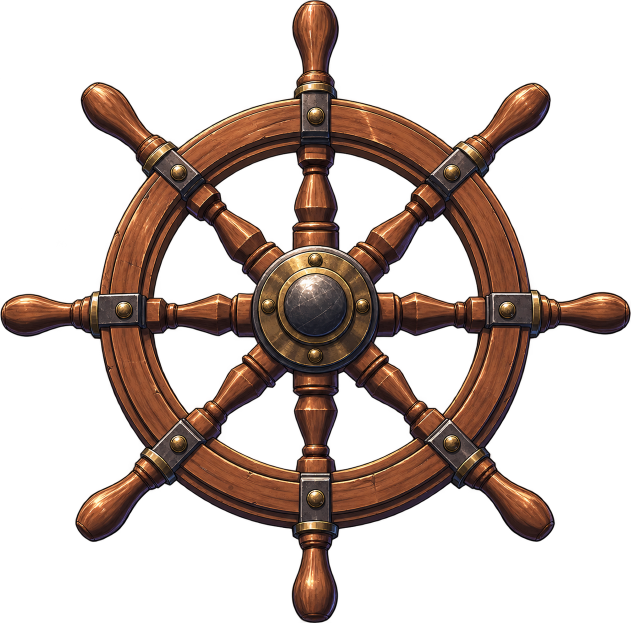
#> input picture flight/_src/Wheel.png, 1262 x 1246 px (shown at 1/2 size)
$ python center_wheel.py
#> lines starting #> are read from the running program, lines starting #| are printed output that depends on the picture; after the words box and inside, x2 and y2 are one past the last pixel; in counts of white or black regions, pixels touching at a corner belong together; long printed decimals are rounded
# -*- coding: utf-8 -*-
"""求舵輪的真正軸心並輸出成「轉起來不偏」的正方形圖。

⚠ 為什麼不能用重心或外接框中心
   舵輪有八根把手，美術繪製時長度／粗細不會完全一致，於是
     · 外接框中心   → 被最長的那根把手拉偏
     · 不透明像素重心 → 被最粗的那幾根拉偏
   實測兩者相差 6px，加上原圖 1262×1246 不是正方形（塞進正方形又拉伸 1.2%），
   轉起來就是繞著偏掉的點跑。

作法：利用舵輪本身的**八重旋轉對稱**。真正的軸心，是「把圖繞它轉 45°
      之後與原圖差異最小」的那一點。掃一遍候選點取最小值即可，
      這個判準不受把手長短影響。
順便量水平／垂直半徑：若不等（圖本身被壓扁），輸出時一併補正成圓。
"""
import os
import numpy as np
from PIL import Image
from scipy import ndimage as ndi

HERE = os.path.dirname(os.path.abspath(__file__))
SRC = os.path.join(HERE, "_src", "Wheel.png")
DST = os.path.join(HERE, "Wheel.webp")

im = Image.open(SRC).convert("RGBA")
#> im is the input picture: PIL image 1262x1246 RGBA; mean R, G, B, A 38.1, 23.4, 16.9, 86.1
im = im.crop(im.getbbox())
W0, H0 = im.width, im.height
#> W0 = 1262; H0 = 1246
al0 = np.asarray(im)[..., 3].astype(np.float32) / 255.0

# 搜尋解析度。⚠ 這個值直接決定軸心的精度：SS=256 時一個搜尋像素等於原圖
#   4.9px，細搜到 0.25 也只有 1.2px 的解析度 —— 實測轉起來仍有 ±2.5px 殘留偏移。
#   384 配合 0.1 的細步長，量化誤差降到 0.33px。
SS = 384
small = np.asarray(Image.fromarray((al0 * 255).astype(np.uint8))
                   .resize((SS, SS), Image.BOX), np.float32) / 255.0


def sym_err(m, cx, cy):
    """把 m 繞 (cx,cy) 轉 45°，回傳與原圖的平均絕對差"""
    sh = ndi.shift(m, (SS / 2 - cy, SS / 2 - cx), order=1, mode="constant")
    rot = ndi.rotate(sh, 45, reshape=False, order=1, mode="constant")
    return float(np.abs(sh - rot).mean())


best, bc = 1e9, (SS / 2, SS / 2)
for cy in np.arange(SS / 2 - 10, SS / 2 + 10.01, 1.0):
    for cx in np.arange(SS / 2 - 10, SS / 2 + 10.01, 1.0):
        e = sym_err(small, cx, cy)
        if e < best:
            best, bc = e, (cx, cy)
#> this loop made 21 passes
#> pass 1, in sym_err (call 2), `sh = ndi.shift(m, (SS / 2 - cy, SS / 2 - cx), order=1, mode="constant")`:
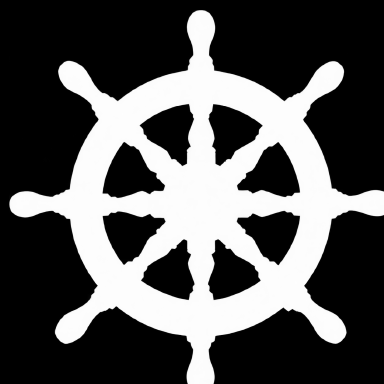
#> sh: shape (384, 384) float32; min 0, max 0.996, mean 0.335
#> pass 1, in sym_err (call 2), `rot = ndi.rotate(sh, 45, reshape=False, order=1, mode="constant")`:
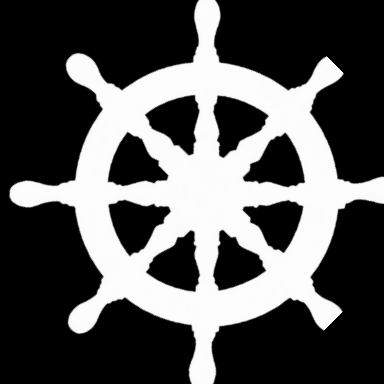
#> rot: shape (384, 384) float32; min 0, max 0.996, mean 0.331
#> after the loop, bc = (192, 193); best = 0.0284
for span, stp in ((1.0, 0.25), (0.3, 0.1)):          # 兩段細搜
    c0 = bc
    for cy in np.arange(c0[1] - span, c0[1] + span + 1e-9, stp):
        for cx in np.arange(c0[0] - span, c0[0] + span + 1e-9, stp):
            e = sym_err(small, cx, cy)
            if e < best:
                best, bc = e, (cx, cy)
#> this loop made 2 passes
#> (span, stp, c0) on passes 1 to 2: (1, 0.25, (192, 193)), (0.3, 0.1, (192.2, 193.2))
#> pass 1, in sym_err (call 442), `sh = ndi.shift(m, (SS / 2 - cy, SS / 2 - cx), order=1, mode="constant")`:
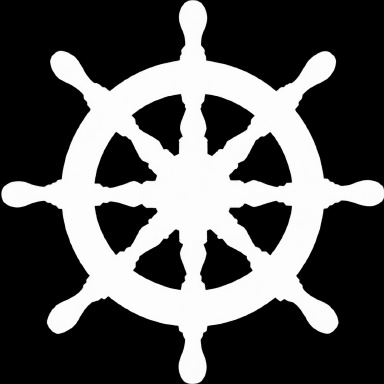
#> sh: shape (384, 384) float32; min 0, max 0.996, mean 0.338
#> pass 1, in sym_err (call 442), `rot = ndi.rotate(sh, 45, reshape=False, order=1, mode="constant")`:
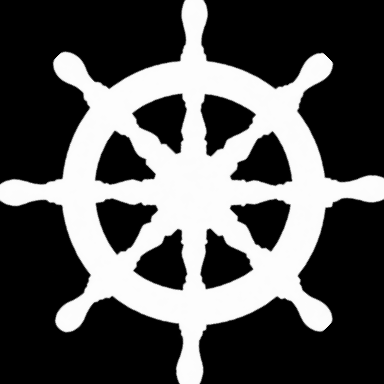
#> rot: shape (384, 384) float32; min 0, max 0.996, mean 0.336
#> after the loop, bc = (192.2, 193.3); best = 0.0282

cx = bc[0] / SS * W0
#> cx = 631.8
cy = bc[1] / SS * H0
#> cy = 627.4
bbc = (W0 / 2, H0 / 2)
#> bbc = (631, 623)
ys, xs = np.where(al0 > 0.1)
wgt = al0[ys, xs]
cen = ((xs * wgt).sum() / wgt.sum(), (ys * wgt).sum() / wgt.sum())
#> cen = (630, 628.7)
print("原圖 %dx%d" % (W0, H0))
#| 原圖 1262x1246
print("  外接框中心 (%.1f, %.1f)" % bbc)
#|   外接框中心 (631.0, 623.0)
print("  像素重心   (%.1f, %.1f)" % cen)
#|   像素重心   (630.0, 628.7)
print("  對稱軸心   (%.1f, %.1f)   ← 採用（45° 旋轉差 %.5f）" % (cx, cy, best))
#|   對稱軸心   (631.8, 627.4)   ← 採用（45° 旋轉差 0.02817）

# 量半徑：沿四個方向找最遠的不透明像素
m = al0 > 0.1
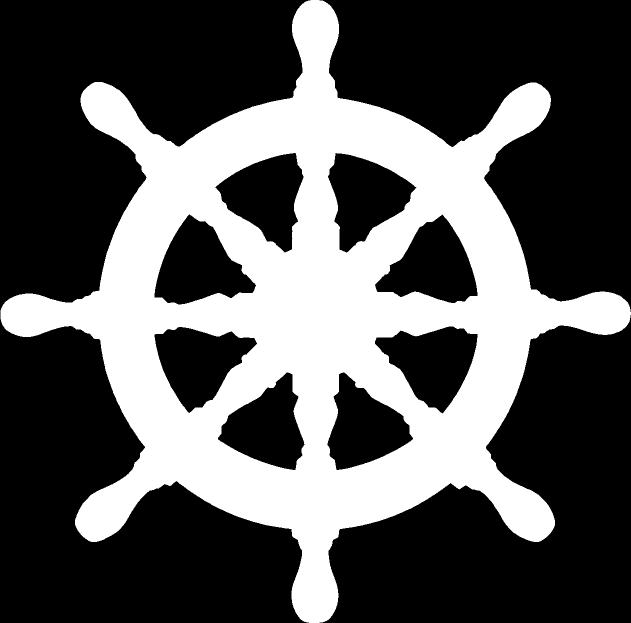
#> m: shape (1246, 1262) bool (shown at 1/2 size); 34.6% white; 1 white region, box (x1, y1, x2, y2) and area: (1, 0, 1262, 1246) 543588
rx = max(cx - xs.min(), xs.max() - cx)
#> rx = 630.8
ry = max(cy - ys.min(), ys.max() - cy)
#> ry = 627.4
print("  水平半徑 %.1f　垂直半徑 %.1f　橢圓度 %.3f" % (rx, ry, rx / ry))
#|   水平半徑 630.8　垂直半徑 627.4　橢圓度 1.005

# 以對稱軸心為中心補成正方形；若不圓，縱向補正回圓
R = int(np.ceil(max(rx, ry))) + 2
#> R = 633
out = Image.new("RGBA", (R * 2, R * 2), (0, 0, 0, 0))
#> out: PIL image 1266x1266 RGBA; every value is 0
src2 = im
if abs(rx / ry - 1) > 0.004:                      # 圖本身被壓扁 → 先拉回圓
    ny = int(round(H0 * (rx / ry)))
#> ny = 1253
    src2 = im.resize((W0, ny), Image.LANCZOS)
    cy = cy * (rx / ry)
#> cy = 630.8
    print("  → 縱向補正 %d → %d 像素，使其成圓" % (H0, ny))
#|   → 縱向補正 1246 → 1253 像素，使其成圓
out.paste(src2, (int(round(R - cx)), int(round(R - cy))))
out = out.resize((512, 512), Image.LANCZOS)
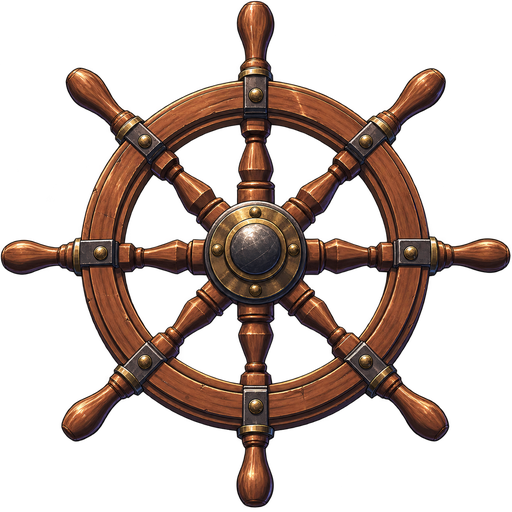
#> out: PIL image 512x512 RGBA; mean R, G, B, A 36.5, 22.5, 16.4, 85; transparent parts drawn white

# ⚠ 殘差修正：45° 對稱搜尋看不見「週期剛好是 45° 的整數倍」那一類偏差
#   —— 那正是舵輪的對稱週期。改用輪圈環帶的重心當第二把尺：若軸心正確，
#   環帶重心不論轉到幾度都該落在正中心；實測它繞著一個偏離的點跑，
#   偏離量就是還要補的位移。迭代兩次即收斂。
def rim_bias(arr):
    N = arr.shape[0]
    c = (N - 1) / 2
    yy, xx = np.mgrid[0:N, 0:N]
    rr = np.hypot(xx - c, yy - c)
    band = (rr > N * 0.30) & (rr < N * 0.44)
    # ⚠ 取樣角度必須繞滿 360°：輪圈重心裡有一個「跟著圖轉」的分量，
    #   只掃 180° 的話它不會抵消，平均出來的偏移是錯的
    #   （實測用 0..150° 平均，修正後反而從 1.8px 惡化到 4.4px）。
    angs = np.arange(0, 360, 30)
    ox = oy = 0.0
    for ang in angs:
        m = ndi.rotate(arr, float(ang), reshape=False, order=1, mode="constant") * band
        s = m.sum()
        ox += (m * xx).sum() / s - c
        oy += (m * yy).sum() / s - c
    return ox / len(angs), oy / len(angs)


for it in range(2):
    A = np.asarray(out)[..., 3].astype(np.float32) / 255.0
    dx, dy = rim_bias(A)
    print("  殘差修正 #%d：輪圈偏移 (%+.2f, %+.2f) px" % (it + 1, dx, dy))
    if abs(dx) < 0.1 and abs(dy) < 0.1:
        break
    sh = np.stack([ndi.shift(np.asarray(out)[..., i].astype(np.float32),
                             (-dy, -dx), order=1, mode="constant") for i in range(4)], -1)
    out = Image.fromarray(np.clip(sh, 0, 255).astype(np.uint8), "RGBA")
#> this loop made 1 pass
#> (dx, dy) on pass 1: (3.69e-06, 3.67e-06)
#|   殘差修正 #1：輪圈偏移 (+0.00, +0.00) px
#> pass 1, `A = np.asarray(out)[..., 3].astype(np.float32) / 255.0`:
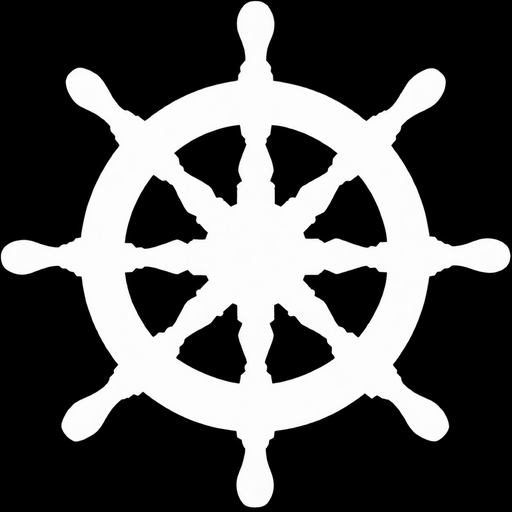
#> A: shape (512, 512) float32; min 0, max 1, mean 0.333

out.save(DST, "WEBP", quality=88, method=6)
print("→ %s  512x512（軸心＝正中心、已補圓）  %dKB" % (DST, os.path.getsize(DST) // 1024))

$ run again, with flight/_src/Base.png copied over flight/_src/Wheel.png
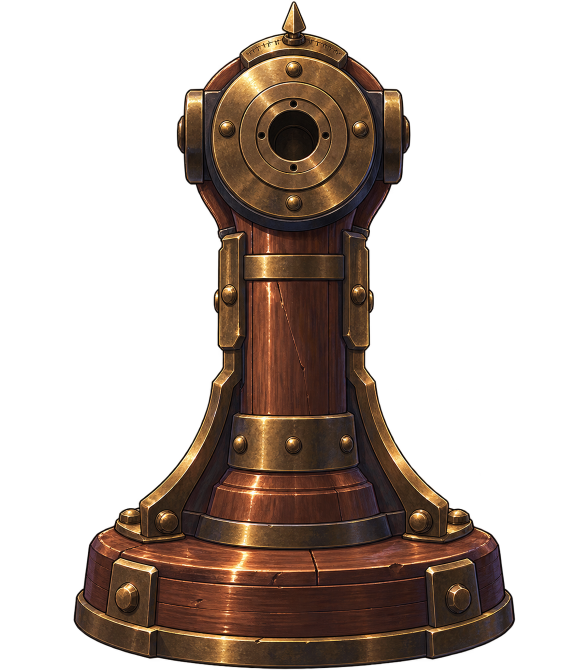
#> input picture flight/_src/Base.png, 1174 x 1340 px (shown at 1/2 size)
#> im is the input picture: PIL image 1174x1340 RGBA; mean R, G, B, A 34.3, 22.5, 15.5, 95.9
#> im: PIL image 1028x1340 RGBA
#> after the loop `for cy in np.arange(SS / 2 - 10, SS / 2 + 10.01, 1.0):`: bc = (182, 182); best = 0.345
#> the loop `for span, stp in ((1.0, 0.25), (0.3, 0.1)):` made 2 passes
#> (span, stp, c0) on passes 1 to 2: (1, 0.25, (182, 182)), (0.3, 0.1, (181, 181))
#> after the loop `for span, stp in ((1.0, 0.25), (0.3, 0.1)):`: bc = (180.7, 180.7); best = 0.342
#> cx = 483.7
#> `cy = bc[1] / SS * H0`: cy = 630.6
#> cen = (462.3, 817.1)
#| 原圖 1028x1340
#|   外接框中心 (514.0, 670.0)
#|   像素重心   (462.3, 817.1)
#|   對稱軸心   (483.7, 630.6)   ← 採用（45° 旋轉差 0.3424）
#> `m = al0 > 0.1`:
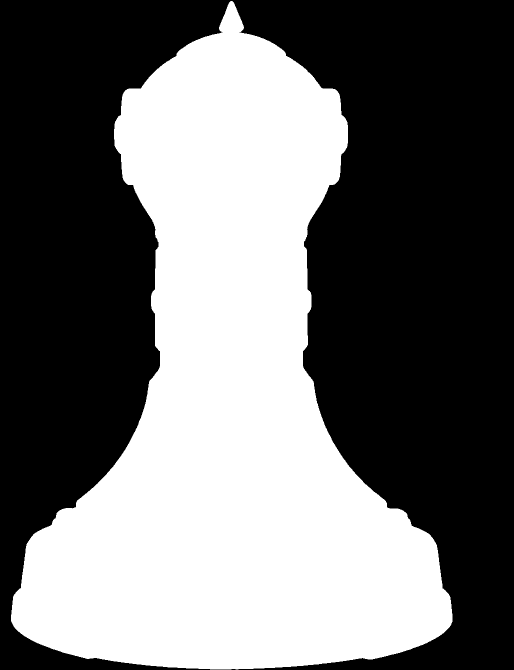
#> m: shape (1340, 1028) bool (shown at 1/2 size); 43.6% white; 1 white region, box (x1, y1, x2, y2) and area: (22, 2, 905, 1339) 600525
#> rx = 461.7
#> ry = 707.4
#|   水平半徑 461.7　垂直半徑 707.4　橢圓度 0.653
#> R = 710
#> ny = 875
#> `cy = cy * (rx / ry)`: cy = 411.6
#|   → 縱向補正 1340 → 875 像素，使其成圓
#> the loop `for it in range(2):` made 1 pass
#> (dx, dy) on pass 1: (-3.58e-06, -1.78e-06)
#> (printed output is left out)
#> pass 1, `A = np.asarray(out)[..., 3].astype(np.float32) / 255.0`:
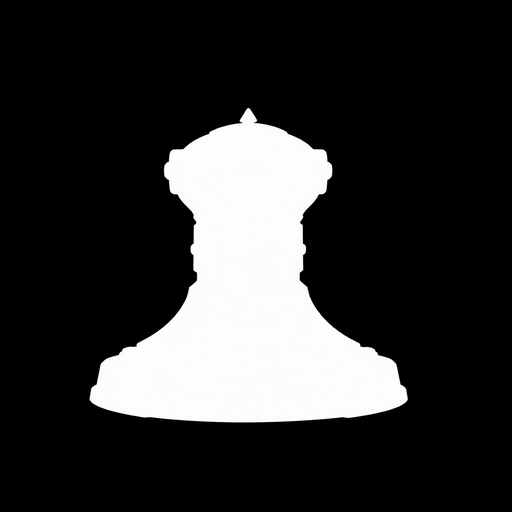
#> A: shape (512, 512) float32; min 0, max 1, mean 0.192

$ run again, with flight/_src/Ship_Turn.png copied over flight/_src/Wheel.png
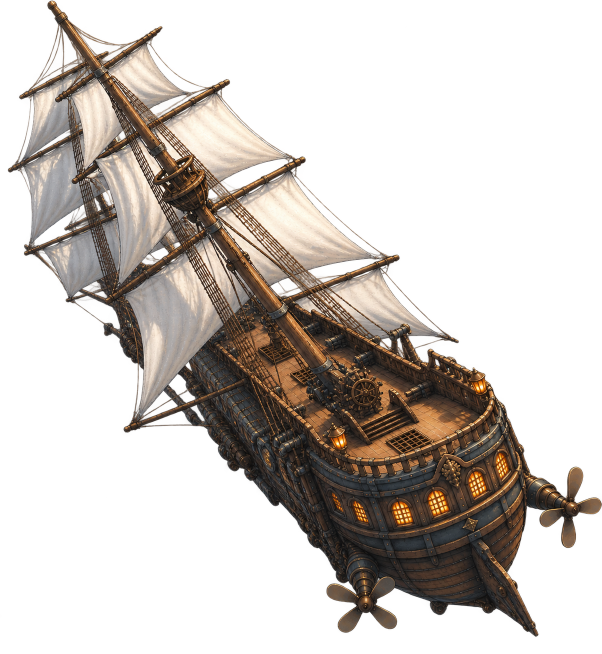
#> input picture flight/_src/Ship_Turn.png, 1203 x 1308 px (shown at 1/2 size)
#> im is the input picture: PIL image 1203x1308 RGBA; mean R, G, B, A 46.9, 39.9, 34.2, 93.5
#> im: PIL image 1203x1276 RGBA
#> after the loop `for cy in np.arange(SS / 2 - 10, SS / 2 + 10.01, 1.0):`: bc = (202, 202); best = 0.342
#> the loop `for span, stp in ((1.0, 0.25), (0.3, 0.1)):` made 2 passes
#> (span, stp, c0) on passes 1 to 2: (1, 0.25, (202, 202)), (0.3, 0.1, (202.8, 202.8))
#> after the loop `for span, stp in ((1.0, 0.25), (0.3, 0.1)):`: bc = (203, 203); best = 0.342
#> cx = 636.1
#> `cy = bc[1] / SS * H0`: cy = 674.7
#> cen = (563.1, 681.5)
#| 原圖 1203x1276
#|   外接框中心 (601.5, 638.0)
#|   像素重心   (563.1, 681.5)
#|   對稱軸心   (636.1, 674.7)   ← 採用（45° 旋轉差 0.3415）
#> m: shape (1276, 1203) bool; 38.9% white; 7 white regions (6 under 20 px), largest, box (x1, y1, x2, y2) and area: (15, 1, 1203, 1274) 597564
#> rx = 621.1
#> ry = 673.7
#|   水平半徑 621.1　垂直半徑 673.7　橢圓度 0.922
#> R = 676
#> ny = 1176
#> `cy = cy * (rx / ry)`: cy = 622
#|   → 縱向補正 1276 → 1176 像素，使其成圓
#> the loop `for it in range(2):` made 1 pass
#> (dx, dy) on pass 1: (-1.82e-08, 2.47e-07)
#> (printed output is left out)
#> pass 1, `A = np.asarray(out)[..., 3].astype(np.float32) / 255.0`:
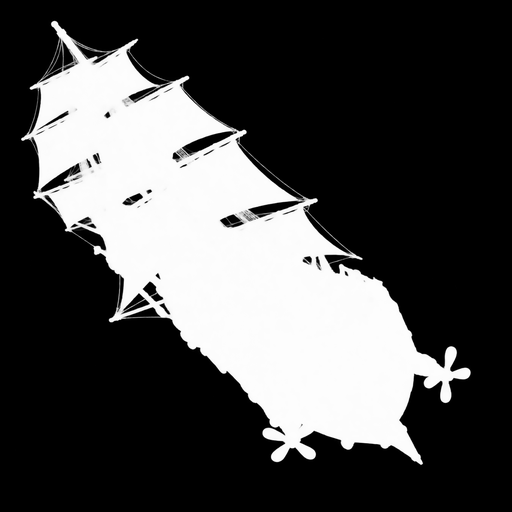
#> A: shape (512, 512) float32; min 0, max 1, mean 0.291
